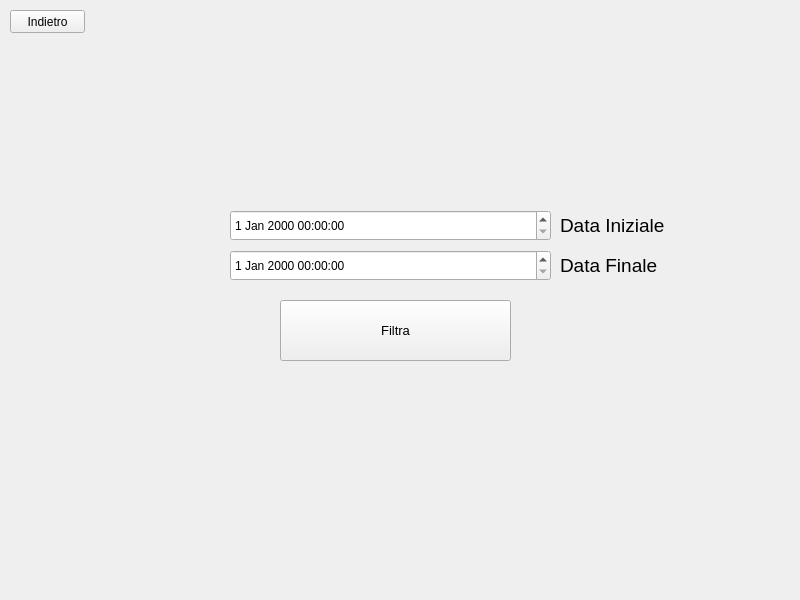
<?xml version="1.0" encoding="UTF-8"?>
<ui version="4.0">
 <class>LoginWindow</class>
 <widget class="QMainWindow" name="LoginWindow">
  <property name="geometry">
   <rect>
    <x>0</x>
    <y>0</y>
    <width>800</width>
    <height>600</height>
   </rect>
  </property>
  <property name="windowTitle">
   <string>MainWindow</string>
  </property>
  <widget class="QWidget" name="loginWidget">
   <widget class="QLabel" name="label">
    <property name="geometry">
     <rect>
      <x>560</x>
      <y>210</y>
      <width>131</width>
      <height>31</height>
     </rect>
    </property>
    <property name="font">
     <font>
      <pointsize>14</pointsize>
     </font>
    </property>
    <property name="text">
     <string>Data Iniziale</string>
    </property>
   </widget>
   <widget class="QLabel" name="label_2">
    <property name="geometry">
     <rect>
      <x>560</x>
      <y>250</y>
      <width>121</width>
      <height>31</height>
     </rect>
    </property>
    <property name="font">
     <font>
      <pointsize>14</pointsize>
     </font>
    </property>
    <property name="text">
     <string>Data Finale</string>
    </property>
   </widget>
   <widget class="QPushButton" name="pushButton">
    <property name="geometry">
     <rect>
      <x>280</x>
      <y>300</y>
      <width>231</width>
      <height>61</height>
     </rect>
    </property>
    <property name="font">
     <font>
      <pointsize>10</pointsize>
     </font>
    </property>
    <property name="text">
     <string>Filtra</string>
    </property>
    <property name="shortcut">
     <string>Return</string>
    </property>
   </widget>
   <widget class="QPushButton" name="pushButton_2">
    <property name="geometry">
     <rect>
      <x>10</x>
      <y>10</y>
      <width>75</width>
      <height>23</height>
     </rect>
    </property>
    <property name="text">
     <string>Indietro</string>
    </property>
   </widget>
   <widget class="QDateTimeEdit" name="dateTimeEdit">
    <property name="geometry">
     <rect>
      <x>230</x>
      <y>210</y>
      <width>321</width>
      <height>31</height>
     </rect>
    </property>
   </widget>
   <widget class="QDateTimeEdit" name="dateTimeEdit_2">
    <property name="geometry">
     <rect>
      <x>230</x>
      <y>250</y>
      <width>321</width>
      <height>31</height>
     </rect>
    </property>
   </widget>
  </widget>
 </widget>
 <resources/>
 <connections/>
</ui>
